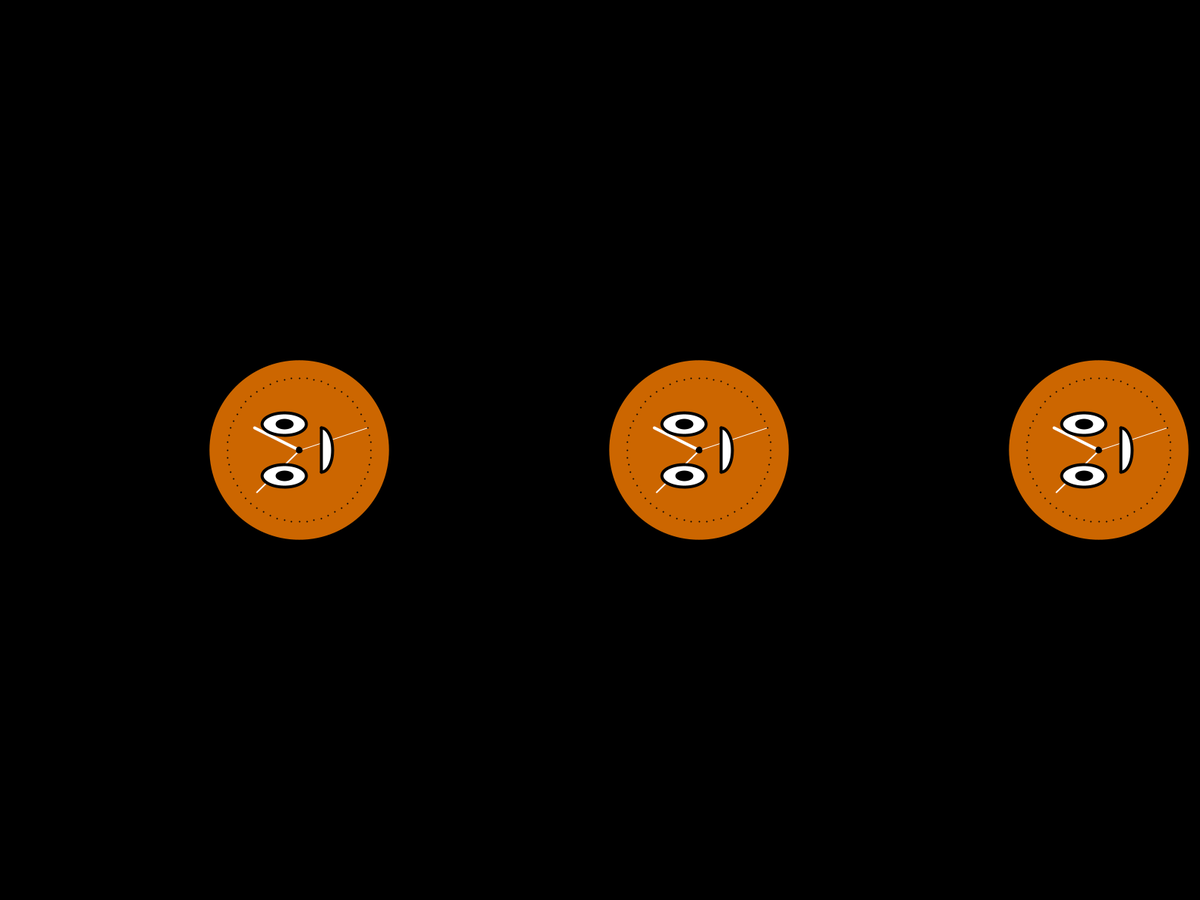
Frame 1 (no input)
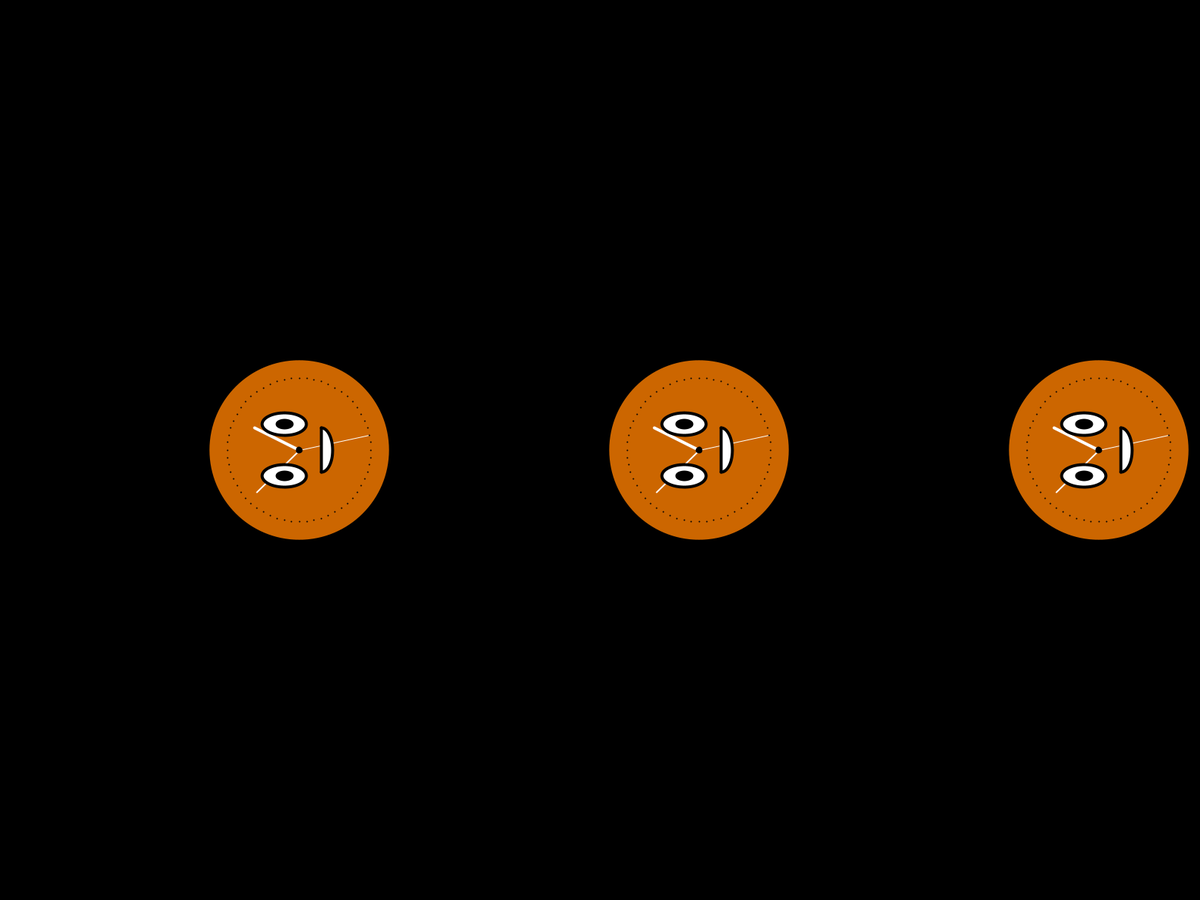
Frame 60 (the mouse pressed at the canvas centre just before this capture)
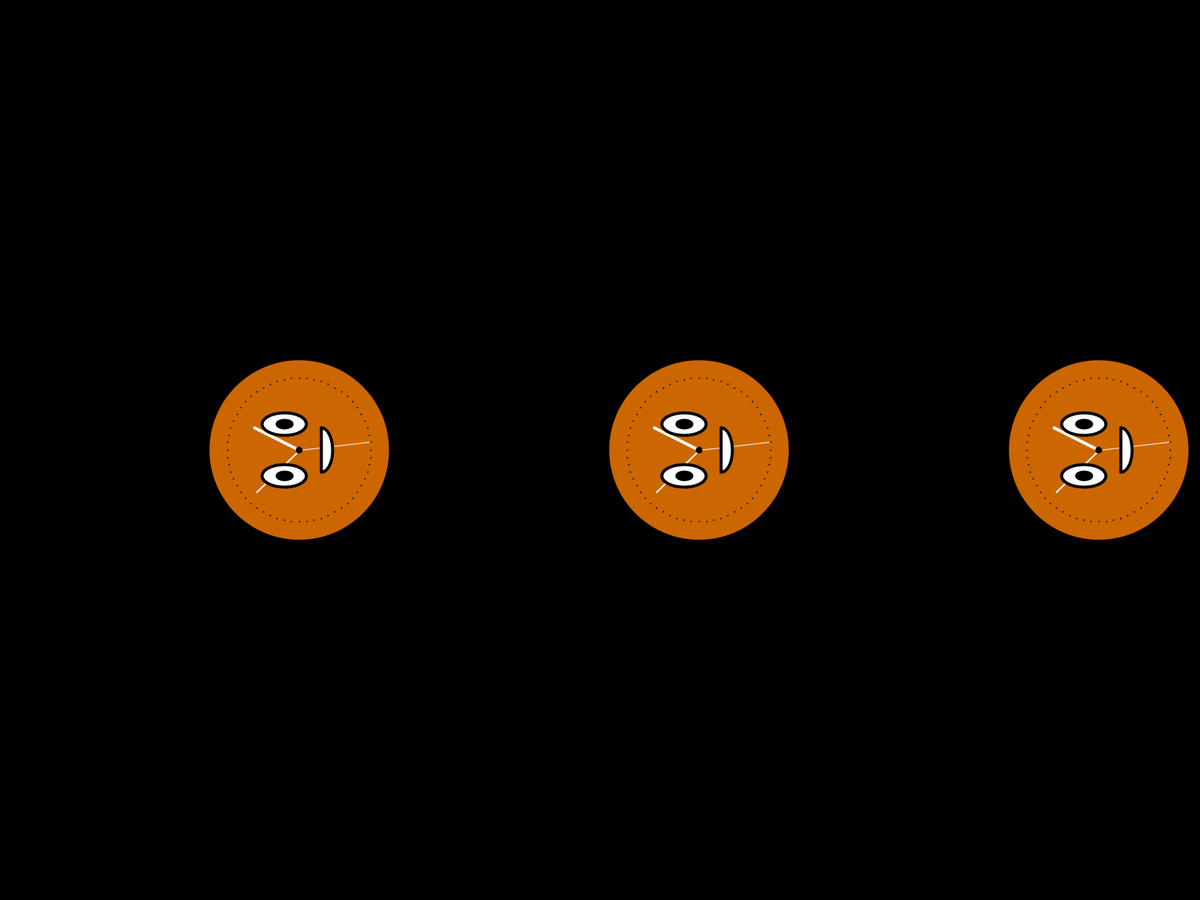
Frame 120 (the mouse held since frame 60 and released just before this capture)

The Processing sketch that drew these frames (run headless with seeded random() and noise(); from frame 60 on, the mouse is pressed at the canvas centre):

// Processing sketch: rotated_clock_test
// ── rotated_clock_test.pde
/**
 * Clock. 
 * 
 * The current time can be read with the second(), minute(), 
 * and hour() functions. In this example, sin() and cos() values
 * are used to set the position of the hands.
 */

int[] cxa;
int cy;
float secondsRadius;
float minutesRadius;
float hoursRadius;
float clockDiameter;

void setup() {
  fullScreen(0);
  
  stroke(255);
  
  int radius = min((width / 3) / 2, height) / 2;
  secondsRadius = radius * 0.72;
  minutesRadius = radius * 0.60;
  hoursRadius = radius * 0.50;
  clockDiameter = radius * 1.8;
  
  cxa = new int[]{(width / 3) / 2 + width / 12, 3 * (width / 3) / 2 + width / 12, 5 * (width / 3) / 2 + width / 12};
  cy = height / 2;
}

void drawClock(int num) {
  // Draw the clock background
  fill(204, 102, 0);
  noStroke();
  ellipse(cxa[num], cy, clockDiameter, clockDiameter);
  
  // Angles for sin() and cos() start at 3 o'clock;
  // subtract HALF_PI to make them start at the top
  float s = map(second(), 0, 60, 0, TWO_PI) - PI;
  float m = map(minute() + norm(second(), 0, 60), 0, 60, 0, TWO_PI) - PI; 
  float h = map(hour() + norm(minute(), 0, 60), 0, 24, 0, TWO_PI * 2) - PI;
  
  // Draw the hands of the clock
  stroke(255);
  strokeWeight(1);
  line(cxa[num], cy, cxa[num] + cos(s) * secondsRadius, cy + sin(s) * secondsRadius);
  strokeWeight(2);
  line(cxa[num], cy, cxa[num] + cos(m) * minutesRadius, cy + sin(m) * minutesRadius);
  strokeWeight(4);
  line(cxa[num], cy, cxa[num] + cos(h) * hoursRadius, cy + sin(h) * hoursRadius);
  
  // Draw the eyes
  fill(255);
  stroke(0);
  ellipse(cxa[num] - (clockDiameter / 12), cy - (clockDiameter / 7), clockDiameter / 4, clockDiameter / 8);
  ellipse(cxa[num] - (clockDiameter / 12), cy + (clockDiameter / 7), clockDiameter / 4, clockDiameter / 8);
  
  // Draw the pupils and nose
  fill(0);
  ellipse(cxa[num] - (clockDiameter / 12), cy - (clockDiameter / 7), clockDiameter / 12, clockDiameter / 24);
  ellipse(cxa[num] - (clockDiameter / 12), cy + (clockDiameter / 7), clockDiameter / 12, clockDiameter / 24);
  ellipse(cxa[num], cy, clockDiameter / 50, clockDiameter / 50);
  
  // Draw the mouth
  fill(255);
  arc(cxa[num] + clockDiameter / 8, cy, clockDiameter / 8, clockDiameter / 4, -PI / 2, PI / 2);
  line(cxa[num] + clockDiameter / 8, cy - clockDiameter / 8, cxa[num] + clockDiameter / 8, cy + clockDiameter / 8);
  //arc(cx, cy + 20, 80, 50, 0, 3.14);
  //line(cx - 40, cy + 20, cx + 40, cy + 20);
  
  // Draw the minute notches
  stroke(0);
  strokeWeight(2);
  beginShape(POINTS);
  for (int a = 0; a < 360; a+=6) {
    float angle = radians(a);
    float x = cxa[num] + cos(angle) * secondsRadius;
    float y = cy + sin(angle) * secondsRadius;
    vertex(x, y);
  }
  //rotate(PI / 3.0);
  endShape();
}

void draw() {
  background(0);
  
  for (int i = 0; i < 3; i++) {
    drawClock(i);
  }
}
